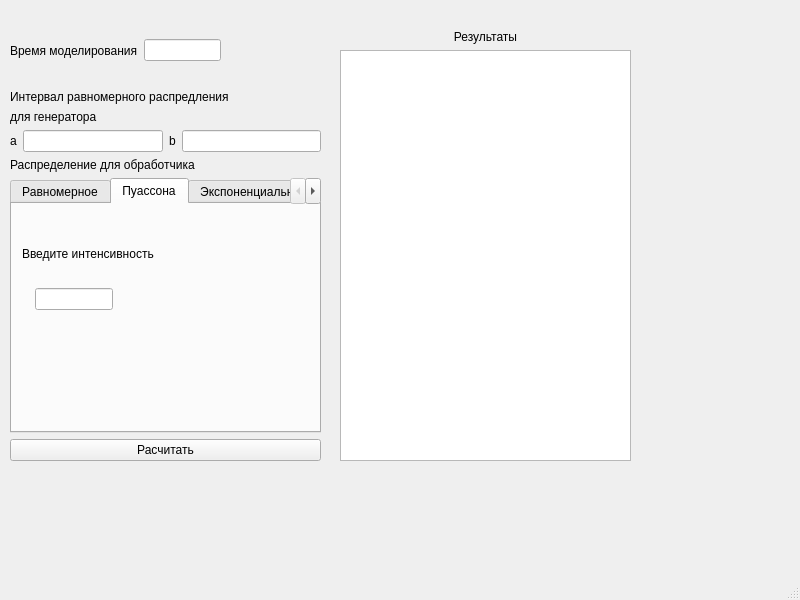
<?xml version="1.0" encoding="UTF-8"?>
<ui version="4.0">
 <class>MainWindow</class>
 <widget class="QMainWindow" name="MainWindow">
  <property name="geometry">
   <rect>
    <x>0</x>
    <y>0</y>
    <width>800</width>
    <height>600</height>
   </rect>
  </property>
  <property name="windowTitle">
   <string>MainWindow</string>
  </property>
  <widget class="QWidget" name="centralwidget">
   <widget class="QWidget" name="horizontalLayoutWidget">
    <property name="geometry">
     <rect>
      <x>10</x>
      <y>30</y>
      <width>211</width>
      <height>41</height>
     </rect>
    </property>
    <layout class="QHBoxLayout" name="horizontalLayout_23">
     <item>
      <widget class="QLabel" name="label_23">
       <property name="text">
        <string>Время моделирования</string>
       </property>
      </widget>
     </item>
     <item>
      <widget class="QLineEdit" name="lineEdit_time"/>
     </item>
    </layout>
   </widget>
   <widget class="QWidget" name="verticalLayoutWidget_3">
    <property name="geometry">
     <rect>
      <x>340</x>
      <y>30</y>
      <width>291</width>
      <height>431</height>
     </rect>
    </property>
    <layout class="QVBoxLayout" name="verticalLayout_5">
     <item>
      <widget class="QLabel" name="label_24">
       <property name="text">
        <string>Результаты</string>
       </property>
       <property name="alignment">
        <set>Qt::AlignCenter</set>
       </property>
      </widget>
     </item>
     <item>
      <widget class="QTextBrowser" name="textBrowser"/>
     </item>
    </layout>
   </widget>
   <widget class="QWidget" name="layoutWidget">
    <property name="geometry">
     <rect>
      <x>10</x>
      <y>90</y>
      <width>311</width>
      <height>371</height>
     </rect>
    </property>
    <layout class="QVBoxLayout" name="verticalLayout_3">
     <item>
      <layout class="QVBoxLayout" name="verticalLayout">
       <item>
        <widget class="QLabel" name="label_3">
         <property name="text">
          <string>Интервал равномерного распредления</string>
         </property>
        </widget>
       </item>
       <item>
        <widget class="QLabel" name="label_5">
         <property name="text">
          <string>для генератора</string>
         </property>
        </widget>
       </item>
       <item>
        <layout class="QHBoxLayout" name="horizontalLayout_3">
         <item>
          <layout class="QHBoxLayout" name="horizontalLayout_2">
           <item>
            <widget class="QLabel" name="label_2">
             <property name="text">
              <string>a</string>
             </property>
            </widget>
           </item>
           <item>
            <widget class="QLineEdit" name="lineEdit_a"/>
           </item>
          </layout>
         </item>
         <item>
          <layout class="QHBoxLayout" name="horizontalLayout">
           <item>
            <widget class="QLabel" name="label">
             <property name="text">
              <string>b</string>
             </property>
            </widget>
           </item>
           <item>
            <widget class="QLineEdit" name="lineEdit_b"/>
           </item>
          </layout>
         </item>
        </layout>
       </item>
      </layout>
     </item>
     <item>
      <widget class="QLabel" name="label_4">
       <property name="text">
        <string>Распределение для обработчика</string>
       </property>
      </widget>
     </item>
     <item>
      <layout class="QVBoxLayout" name="verticalLayout_2">
       <item>
        <widget class="QTabWidget" name="tabWidget">
         <property name="currentIndex">
          <number>1</number>
         </property>
         <widget class="QWidget" name="tab_1">
          <attribute name="title">
           <string>Равномерное</string>
          </attribute>
          <widget class="QWidget" name="layoutWidget">
           <property name="geometry">
            <rect>
             <x>0</x>
             <y>60</y>
             <width>251</width>
             <height>31</height>
            </rect>
           </property>
           <layout class="QHBoxLayout" name="horizontalLayout_4">
            <item>
             <layout class="QHBoxLayout" name="horizontalLayout_5">
              <item>
               <widget class="QLabel" name="label_6">
                <property name="text">
                 <string>a</string>
                </property>
               </widget>
              </item>
              <item>
               <widget class="QLineEdit" name="lineEdit_a_u"/>
              </item>
             </layout>
            </item>
            <item>
             <layout class="QHBoxLayout" name="horizontalLayout_6">
              <item>
               <widget class="QLabel" name="label_7">
                <property name="text">
                 <string>b</string>
                </property>
               </widget>
              </item>
              <item>
               <widget class="QLineEdit" name="lineEdit_b_u"/>
              </item>
             </layout>
            </item>
           </layout>
          </widget>
          <widget class="QLabel" name="label_8">
           <property name="geometry">
            <rect>
             <x>0</x>
             <y>20</y>
             <width>271</width>
             <height>19</height>
            </rect>
           </property>
           <property name="font">
            <font>
             <pointsize>10</pointsize>
            </font>
           </property>
           <property name="text">
            <string>Интервал равномерно распределения</string>
           </property>
          </widget>
         </widget>
         <widget class="QWidget" name="tab_2">
          <attribute name="title">
           <string>Пуассона</string>
          </attribute>
          <widget class="QWidget" name="layoutWidget_3">
           <property name="geometry">
            <rect>
             <x>10</x>
             <y>80</y>
             <width>91</width>
             <height>31</height>
            </rect>
           </property>
           <layout class="QHBoxLayout" name="horizontalLayout_19">
            <item>
             <layout class="QHBoxLayout" name="horizontalLayout_20">
              <item>
               <widget class="QLabel" name="label_17">
                <property name="text">
                 <string/>
                </property>
               </widget>
              </item>
              <item>
               <widget class="QLineEdit" name="lineEdit_i_p"/>
              </item>
             </layout>
            </item>
           </layout>
          </widget>
          <widget class="QLabel" name="label_19">
           <property name="geometry">
            <rect>
             <x>10</x>
             <y>40</y>
             <width>181</width>
             <height>19</height>
            </rect>
           </property>
           <property name="text">
            <string>Введите интенсивность</string>
           </property>
          </widget>
         </widget>
         <widget class="QWidget" name="tab_3">
          <attribute name="title">
           <string>Экспоненциальное</string>
          </attribute>
          <widget class="QWidget" name="layoutWidget_4">
           <property name="geometry">
            <rect>
             <x>10</x>
             <y>80</y>
             <width>91</width>
             <height>31</height>
            </rect>
           </property>
           <layout class="QHBoxLayout" name="horizontalLayout_21">
            <item>
             <layout class="QHBoxLayout" name="horizontalLayout_22">
              <item>
               <widget class="QLabel" name="label_18">
                <property name="text">
                 <string/>
                </property>
               </widget>
              </item>
              <item>
               <widget class="QLineEdit" name="lineEdit_i_e"/>
              </item>
             </layout>
            </item>
           </layout>
          </widget>
          <widget class="QLabel" name="label_20">
           <property name="geometry">
            <rect>
             <x>10</x>
             <y>40</y>
             <width>181</width>
             <height>19</height>
            </rect>
           </property>
           <property name="text">
            <string>Введите интенсивность</string>
           </property>
          </widget>
         </widget>
         <widget class="QWidget" name="tab_4">
          <attribute name="title">
           <string>Нормальное</string>
          </attribute>
          <widget class="QWidget" name="layoutWidget">
           <property name="geometry">
            <rect>
             <x>0</x>
             <y>10</y>
             <width>294</width>
             <height>83</height>
            </rect>
           </property>
           <layout class="QVBoxLayout" name="verticalLayout_4">
            <item>
             <widget class="QLabel" name="label_21">
              <property name="text">
               <string>Введите Мат. ожидание</string>
              </property>
             </widget>
            </item>
            <item>
             <widget class="QLabel" name="label_22">
              <property name="text">
               <string>Введите Дисперсию</string>
              </property>
             </widget>
            </item>
            <item>
             <layout class="QHBoxLayout" name="horizontalLayout_16">
              <item>
               <layout class="QHBoxLayout" name="horizontalLayout_17">
                <item>
                 <widget class="QLabel" name="label_15">
                  <property name="text">
                   <string>E</string>
                  </property>
                 </widget>
                </item>
                <item>
                 <widget class="QLineEdit" name="lineEdit_a_n"/>
                </item>
               </layout>
              </item>
              <item>
               <layout class="QHBoxLayout" name="horizontalLayout_18">
                <item>
                 <widget class="QLabel" name="label_16">
                  <property name="text">
                   <string>S</string>
                  </property>
                 </widget>
                </item>
                <item>
                 <widget class="QLineEdit" name="lineEdit_b_n"/>
                </item>
               </layout>
              </item>
             </layout>
            </item>
           </layout>
          </widget>
         </widget>
        </widget>
       </item>
       <item>
        <widget class="QPushButton" name="pushButton">
         <property name="text">
          <string>Расчитать</string>
         </property>
        </widget>
       </item>
      </layout>
     </item>
    </layout>
   </widget>
  </widget>
  <widget class="QMenuBar" name="menubar">
   <property name="geometry">
    <rect>
     <x>0</x>
     <y>0</y>
     <width>800</width>
     <height>24</height>
    </rect>
   </property>
  </widget>
  <widget class="QStatusBar" name="statusbar"/>
 </widget>
 <resources/>
 <connections/>
</ui>
